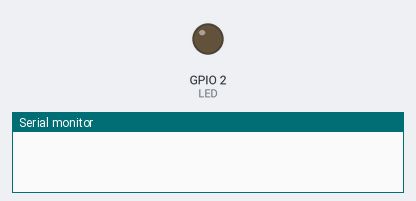
Bench run of a program on a simulated ESP32. Parts: output pins drawn as LEDs (lit = HIGH), the last lines printed to the serial monitor. WiFi joins after 1.5 s; servers stay silent unless stated; no MQTT or app messages arrive unless stated. At 6.7 s the program puts the board to deep sleep or switches it off; the recording ends there.

Above: at 0.0 s.
At 1.1 s:
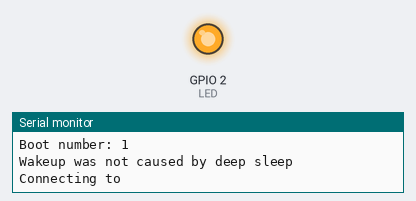
Timing chart, 0 to 6.7 s (numbered marks = the images above):
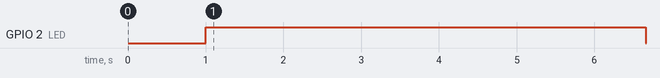

Measured:
- by itself, GPIO 2 (LED): LOW → HIGH at 1.0 s, → LOW 5.7 s later

The program:

main.cpp
```cpp
#include <Arduino.h>
#include <WiFi.h>
#include "PubSubClient.h"
#include <ArduinoJson.h>

RTC_DATA_ATTR int bootCount = 0;

// Replace the next variables with your SSID/Password combination
const char *ssid = "";
const char *password = "";

// Add your MQTT Broker IP address, example:
const char *mqtt_server = "192.168.2.135";

WiFiClient wifi_client;
PubSubClient mqtt_client(wifi_client);

void print_wakeup_reason();
void write_to_mqtt();

void setup_wifi()
{
  delay(10);
  // We start by connecting to a WiFi network
  Serial.println();
  Serial.print("Connecting to ");
  Serial.println(ssid);

  WiFi.begin(ssid, password);

  while (WiFi.status() != WL_CONNECTED)
  {
    delay(500);
    Serial.print(".");
  }

  Serial.println("");
  Serial.println("WiFi connected");
  Serial.println("IP address: ");
  Serial.println(WiFi.localIP());
}

#define LED 2

void setup()
{
  Serial.begin(460800);
  delay(1000);

  pinMode(LED, OUTPUT);

  digitalWrite(LED, HIGH);

  //Increment boot number and print it every reboot
  ++bootCount;
  Serial.println("Boot number: " + String(bootCount));

  //Print the wakeup reason for ESP32
  print_wakeup_reason();

  setup_wifi();
  mqtt_client.setServer(mqtt_server, 1883);

  write_to_mqtt();

  //Configure GPIO33 as ext0 wake up source for HIGH logic level
  esp_sleep_enable_ext0_wakeup(GPIO_NUM_33, 1);

  delay(4000);

  digitalWrite(LED, LOW);

  //Go to sleep now
  esp_deep_sleep_start();
}

void loop()
{
  // int signal = digitalRead(GPIO_NUM_33);
  // Serial.printf("Input: %d\n", signal);
  // delay(2000);
}

// JSON data buffer
StaticJsonDocument<1000> jsonDocument;
char buffer[1000];

void write_to_mqtt()
{
  while (!mqtt_client.connected())
  {
    mqtt_client.connect("ESP32 temperature sensor");
    delay(100);
  }

  jsonDocument.clear();
  jsonDocument["message_type"] = "MOTION_DETECTED";
  jsonDocument["data"] = jsonDocument.createNestedObject();
  jsonDocument["data"]["msg"] = "Detected motion";
  jsonDocument["data"]["ip_addr"] = WiFi.localIP();

  serializeJson(jsonDocument, buffer);
  mqtt_client.publish("/sensors/motion", buffer);
}

//Function that prints the reason by which ESP32 has been awaken from sleep
void print_wakeup_reason()
{
  esp_sleep_wakeup_cause_t wakeup_reason;
  wakeup_reason = esp_sleep_get_wakeup_cause();
  switch (wakeup_reason)
  {
  case 1:
    Serial.println("Wakeup caused by external signal using RTC_IO");
    break;
  case 2:
    Serial.println("Wakeup caused by external signal using RTC_CNTL");
    break;
  case 3:
    Serial.println("Wakeup caused by timer");
    break;
  case 4:
    Serial.println("Wakeup caused by touchpad");
    break;
  case 5:
    Serial.println("Wakeup caused by ULP program");
    break;
  default:
    Serial.println("Wakeup was not caused by deep sleep");
    break;
  }
}
```
